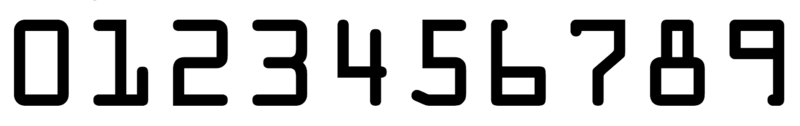
#> input picture template-matching-ocr/template.png, 800 x 126 px
$ python main.py --image template.png   (older library calls are emulated)
#> lines starting #> are read from the running program, lines starting #| are printed output that depends on the picture; after the words box and inside, x2 and y2 are one past the last pixel; in counts of white or black regions, pixels touching at a corner belong together
### template-matching-ocr/utils.py
from imutils import contours
import numpy as np
import argparse
import imutils
import cv2

#returns the templates digits dict
def preprocess_template():
	#Read template as binary
	tem = cv2.imread("template.png")
#> tem is the input picture: shape (126, 800, 3); mean B, G, R 200.7, 200.7, 200.7
	tem = cv2.cvtColor(tem, cv2.COLOR_BGR2GRAY)
#> tem: shape (126, 800)
	tem = cv2.threshold(tem, 10, 255, cv2.THRESH_BINARY_INV)[1]
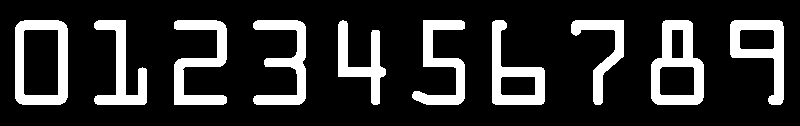
#> tem: shape (126, 800); 18.5% white; 10 white regions

	#Find contours from template image
	temCnts = cv2.findContours(tem.copy(), cv2.RETR_EXTERNAL, cv2.CHAIN_APPROX_SIMPLE)
#> temCnts = 10 contours; largest, box (x1, y1, x2, y2) and area: (15, 20, 68, 105) 4288, (651, 20, 704, 105) 3464, (730, 20, 784, 105) 2408, (492, 20, 545, 105) 2338, (174, 20, 227, 105) 1810
	temCnts = temCnts[0] if imutils.is_cv2() else temCnts[1]
	temCnts = contours.sort_contours(temCnts, method="left-to-right")[0]
	digits_temp = {}

	#Store template for each digit in digit_temp dictthen return it
	for (i, c) in enumerate(temCnts):
		(x, y, w, h) = cv2.boundingRect(c)
		num = tem[y:y + h, x:x + w]
		num = cv2.resize(num, (57, 88))
		digits_temp[i] = num
#> this loop made 10 passes
#> (x, w) on passes 1 to 10: (15, 53), (94, 53), (174, 53), (253, 53), (338, 48), (412, 53), (492, 53), (571, 53), (651, 53), (730, 54)
#> pass 1, in preprocess_template, `num = cv2.resize(num, (57, 88))`:
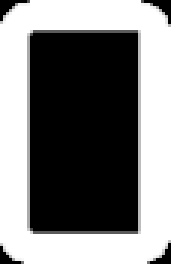
#> num: shape (88, 57) (shown 3 times larger); min 0, max 255, mean 124.7
#> pass 2, in preprocess_template, `num = cv2.resize(num, (57, 88))`:
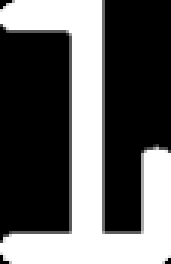
#> num: shape (88, 57) (shown 3 times larger); min 0, max 255, mean 97.4
#> after the loop, digits_temp = 10 items
	return digits_temp

def GettingContour():
  	arp = argparse.ArgumentParser()
	arp.add_argument("-i", "--image", required=True, help="path to input image")
	args = vars(arp.parse_args())
  	rectangularElement = cv2.getStructuringElement(cv2.MORPH_RECT, (9, 3))
  	squareElement= cv2.getStructuringElement(cv2.MORPH_RECT, (5, 5))
	inputImage = cv2.imread(args["image"])
	inputImage = imutils.resize(inputImage, width=300)
	grayScale = cv2.cvtColor(inputImage, cv2.COLOR_BGR2GRAY)
	lightRegionFinder = cv2.morphologyEx(grayScale, cv2.MORPH_TOPHAT, rectangularElement)
	gradient = cv2.Sobel(lightRegionFinder, ddepth=cv2.CV_32F, dx=1, dy=0,
	ksize=-1)
	gradient = np.absolute(gradient)
	(minimum, maximum) = (np.min(gradient), np.max(gradient))
	gradient = (255 * ((gradient - minimum) / (maximum - minimum)))
	gradient= gradient.astype("uint8")
	gradient = cv2.morphologyEx(gradient, cv2.MORPH_CLOSE, rectangularElement)
	levelIndicator  = cv2.threshold(gradient, 0, 255,
	cv2.THRESH_BINARY | cv2.THRESH_OTSU)[1]
	levelIndicator = cv2.morphologyEx(levelIndicator, cv2.MORPH_CLOSE, squareElement)
	Contours = cv2.findContours(levelIndicator.copy(), cv2.RETR_EXTERNAL,cv2.CHAIN_APPROX_SIMPLE)
	Contours = Contours[0] if imutils.is_cv2() else Contours[1]
	return Contours,inputImage

def get_groups_locations(Contours):
    locations=[]
    for (i, contour) in enumerate(Contours):

        (x, y, width, height) = cv2.boundingRect(contour)
        aspectR = width / float(height)

        if aspectR > 2.5 and aspectR < 4.0:

            if (width > 40 and width < 55) and (height > 10 and height < 20):
                locations.append((x, y, width, height))

    locations = sorted(locations, key=lambda x: x[0])
    return locations

# [22 lines left out: function match_digits, not called in this run]

def extract_groups(locations,digits,image):
    output=[]
    gray = cv2.cvtColor(image, cv2.COLOR_BGR2GRAY)
    for (i, (g_X, g_Y, g_W, g_H)) in enumerate(locations):

        group = gray[g_Y - 5:g_Y + g_H + 5, g_X - 5:g_X + g_W + 5]
        group = cv2.threshold(group, 0, 255,
                              cv2.THRESH_BINARY | cv2.THRESH_OTSU)[1]

        digitContours = cv2.findContours(group.copy(), cv2.RETR_EXTERNAL,
                                     cv2.CHAIN_APPROX_SIMPLE)
        digitContours = digitContours[0] if imutils.is_cv2() else digitContours[1]
        digitContours = contours.sort_contours(digitContours,
                                           method="left-to-right")[0]

        groupOutput, scores=match_digits(group,digitContours,digits)

        cv2.rectangle(image, (g_X - 5, g_Y - 5),
                      (g_X + g_W + 5, g_Y + g_H + 5), (0, 0, 255), 2)
        cv2.putText(image, "".join(groupOutput), (g_X, g_Y - 15),
                    cv2.FONT_HERSHEY_SIMPLEX, 0.65, (0, 0, 255), 2)
        output.extend(groupOutput)
    return output

### template-matching-ocr/main.py
# python main.py --image images/credit_card_01.png

import cv2
from utils import *

digits = preprocess_template()
#> digits = 10 items
Contours,inputImage = GettingContour()
#> in GettingContour, `inputImage = imutils.resize(inputImage, width=300)`:
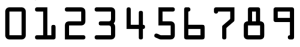
#> inputImage: shape (47, 300, 3); mean B, G, R 200.7, 200.7, 200.7
#> in GettingContour, `gradient = cv2.Sobel(lightRegionFinder, ddepth=cv2.CV_32F, dx=1, dy=0,..`:
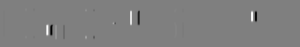
#> gradient: shape (47, 300) float32; min -4080, max 4080, mean -0.2; drawn with min black and max white
#> in GettingContour, `gradient = np.absolute(gradient)`:
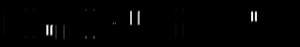
#> gradient: shape (47, 300) float32; min 0, max 4080, mean 40.5; drawn with min black and max white
#> in GettingContour, `(minimum, maximum) = (np.min(gradient), np.max(gradient))`: minimum = 0; maximum = 4080
#> in GettingContour, `levelIndicator  = cv2.threshold(gradient, 0, 255, cv2.THRESH_BINARY | ..`:
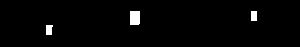
#> levelIndicator: shape (47, 300); 1.9% white; 3 white regions
#> in GettingContour, `Contours = cv2.findContours(levelIndicator.copy(), cv2.RETR_EXTERNAL,c..`: Contours = 3 contours; box (x1, y1, x2, y2) and area: (130, 11, 140, 25) 116, (46, 25, 53, 35) 46, (251, 11, 257, 21) 45
locations = get_groups_locations(Contours)
#> the loop in get_groups_locations, `for (i, contour) in enumerate(Contours): ` made 3 passes
#> (x, y, width, height, aspectR) on passes 1, 3: (46, 25, 7, 10, 0.7), (130, 11, 10, 14, 0.714)
#> (contour, x, y, width, height, aspectR) on pass 2: ([[251, 11], [251, 20], [256, 20], [256, 11]], 251, 11, 6, 10, 0.6)
#> after the loop in get_groups_locations, `for (i, contour) in enumerate(Contours):`: locations = []
#> locations = []
output = extract_groups(locations,digits,inputImage)
#> output = []

#Show image after detection
CardType = {"4": "Visa","5": "MasterCard"}
#print output to screen
#> (the run stopped early here; a loop or call above may not have finished)
